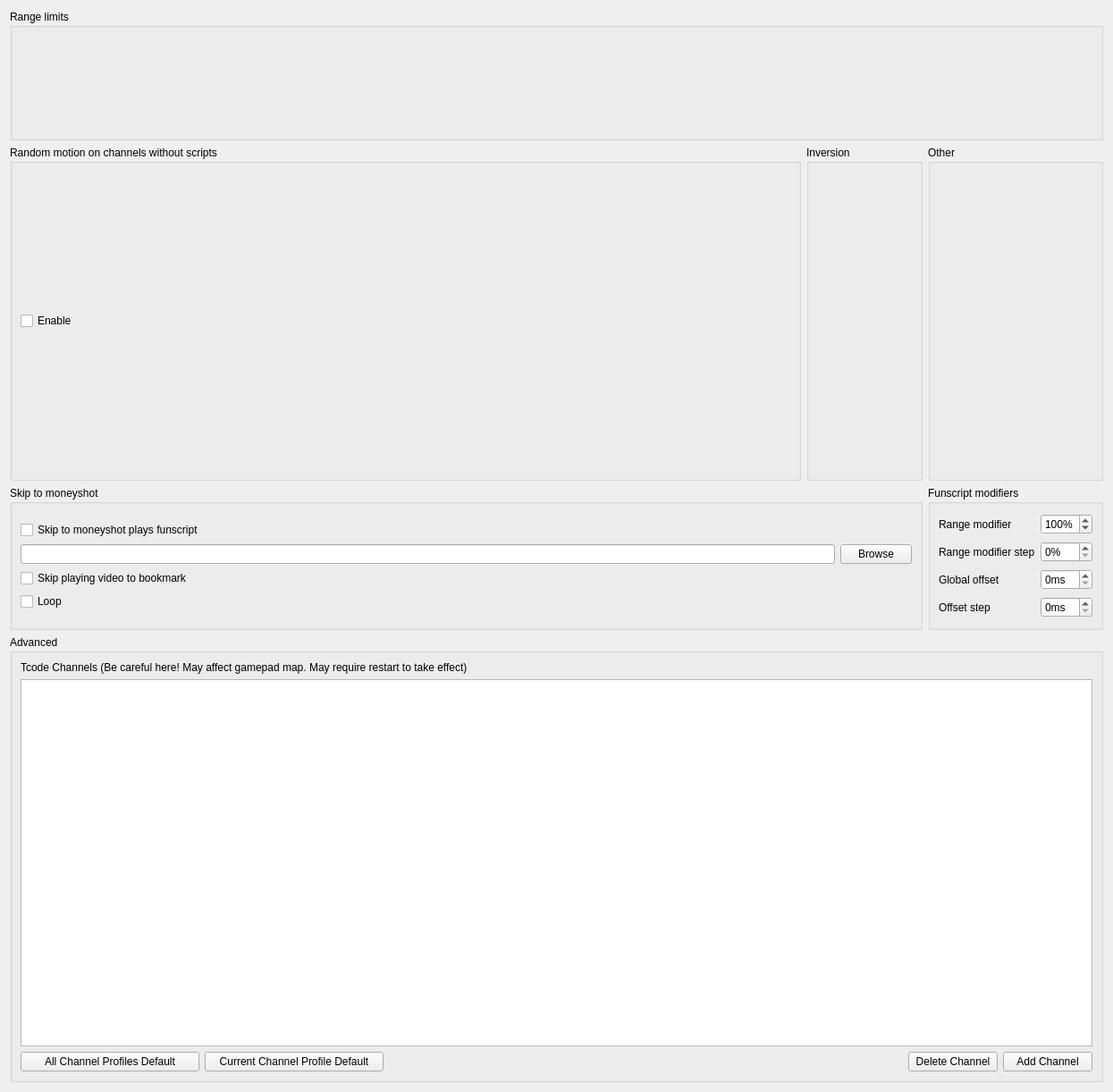
         <widget class="QWidget" name="scrollAreaWidgetContents">
          <property name="geometry">
           <rect>
            <x>0</x>
            <y>0</y>
            <width>1245</width>
            <height>1222</height>
           </rect>
          </property>
          <property name="sizePolicy">
           <sizepolicy hsizetype="Expanding" vsizetype="Expanding">
            <horstretch>0</horstretch>
            <verstretch>0</verstretch>
           </sizepolicy>
          </property>
          <property name="minimumSize">
           <size>
            <width>0</width>
            <height>0</height>
           </size>
          </property>
          <layout class="QGridLayout" name="gridLayout_7" rowstretch="0,0,0,0,0,0,0">
           <property name="sizeConstraint">
            <enum>QLayout::SetNoConstraint</enum>
           </property>
           <item row="5" column="0" rowspan="2" colspan="8">
            <widget class="QGroupBox" name="advancedGroupBox">
             <property name="sizePolicy">
              <sizepolicy hsizetype="Preferred" vsizetype="MinimumExpanding">
               <horstretch>0</horstretch>
               <verstretch>0</verstretch>
              </sizepolicy>
             </property>
             <property name="minimumSize">
              <size>
               <width>0</width>
               <height>500</height>
              </size>
             </property>
             <property name="title">
              <string>Advanced</string>
             </property>
             <layout class="QGridLayout" name="gridLayout_14">
              <item row="1" column="0" colspan="5">
               <widget class="QTableView" name="channelTableView"/>
              </item>
              <item row="2" column="4">
               <widget class="QPushButton" name="channelAddButton">
                <property name="maximumSize">
                 <size>
                  <width>100</width>
                  <height>16777215</height>
                 </size>
                </property>
                <property name="text">
                 <string>Add Channel</string>
                </property>
               </widget>
              </item>
              <item row="0" column="0" colspan="3">
               <widget class="QLabel" name="label">
                <property name="text">
                 <string>Tcode Channels (Be careful here! May affect gamepad map. May require restart to take effect)</string>
                </property>
               </widget>
              </item>
              <item row="2" column="0">
               <widget class="QPushButton" name="allProfilesDefaultButton">
                <property name="maximumSize">
                 <size>
                  <width>200</width>
                  <height>16777215</height>
                 </size>
                </property>
                <property name="text">
                 <string>All Channel Profiles Default</string>
                </property>
               </widget>
              </item>
              <item row="2" column="3">
               <widget class="QPushButton" name="channelDeleteButton">
                <property name="maximumSize">
                 <size>
                  <width>100</width>
                  <height>16777215</height>
                 </size>
                </property>
                <property name="text">
                 <string>Delete Channel</string>
                </property>
               </widget>
              </item>
              <item row="2" column="1">
               <widget class="QPushButton" name="defultSelectedProfile">
                <property name="maximumSize">
                 <size>
                  <width>200</width>
                  <height>16777215</height>
                 </size>
                </property>
                <property name="text">
                 <string>Current Channel Profile Default</string>
                </property>
               </widget>
              </item>
             </layout>
            </widget>
           </item>
           <item row="3" column="6">
            <widget class="QGroupBox" name="groupBox_2">
             <property name="minimumSize">
              <size>
               <width>0</width>
               <height>361</height>
              </size>
             </property>
             <property name="maximumSize">
              <size>
               <width>130</width>
               <height>16777215</height>
              </size>
             </property>
             <property name="title">
              <string>Inversion</string>
             </property>
             <layout class="QGridLayout" name="gridLayout_10">
              <item row="0" column="0">
               <layout class="QGridLayout" name="FunscriptSettingsGrid"/>
              </item>
             </layout>
            </widget>
           </item>
           <item row="1" column="0" colspan="8">
            <widget class="QGroupBox" name="rangeLimitGroupbox">
             <property name="sizePolicy">
              <sizepolicy hsizetype="Expanding" vsizetype="MinimumExpanding">
               <horstretch>1</horstretch>
               <verstretch>1</verstretch>
              </sizepolicy>
             </property>
             <property name="minimumSize">
              <size>
               <width>0</width>
               <height>150</height>
              </size>
             </property>
             <property name="title">
              <string>Range limits</string>
             </property>
             <layout class="QGridLayout" name="gridLayout_3">
              <property name="sizeConstraint">
               <enum>QLayout::SetMinimumSize</enum>
              </property>
              <property name="leftMargin">
               <number>9</number>
              </property>
              <property name="topMargin">
               <number>9</number>
              </property>
              <property name="rightMargin">
               <number>9</number>
              </property>
              <property name="bottomMargin">
               <number>9</number>
              </property>
              <property name="spacing">
               <number>0</number>
              </property>
              <item row="1" column="0">
               <layout class="QGridLayout" name="RangeSettingsGrid">
                <property name="sizeConstraint">
                 <enum>QLayout::SetMinimumSize</enum>
                </property>
                <property name="horizontalSpacing">
                 <number>2</number>
                </property>
                <property name="verticalSpacing">
                 <number>0</number>
                </property>
               </layout>
              </item>
             </layout>
            </widget>
           </item>
           <item row="3" column="0" colspan="6">
            <widget class="QGroupBox" name="randomMotionGroupbox">
             <property name="sizePolicy">
              <sizepolicy hsizetype="MinimumExpanding" vsizetype="Expanding">
               <horstretch>0</horstretch>
               <verstretch>0</verstretch>
              </sizepolicy>
             </property>
             <property name="minimumSize">
              <size>
               <width>0</width>
               <height>375</height>
              </size>
             </property>
             <property name="title">
              <string>Random motion on channels without scripts</string>
             </property>
             <layout class="QGridLayout" name="gridLayout_11">
              <item row="0" column="0">
               <layout class="QGridLayout" name="MultiplierSettingsGrid" rowstretch="0">
                <property name="sizeConstraint">
                 <enum>QLayout::SetMinimumSize</enum>
                </property>
                <item row="0" column="0">
                 <widget class="QCheckBox" name="enableMultiplierCheckbox">
                  <property name="toolTip">
                   <string>Enables the random motion on the channels below that have been checked.</string>
                  </property>
                  <property name="text">
                   <string>Enable</string>
                  </property>
                 </widget>
                </item>
               </layout>
              </item>
             </layout>
            </widget>
           </item>
           <item row="4" column="0" colspan="7">
            <widget class="QGroupBox" name="skipToMoneyShotGroupbox">
             <property name="minimumSize">
              <size>
               <width>0</width>
               <height>161</height>
              </size>
             </property>
             <property name="title">
              <string>Skip to moneyshot</string>
             </property>
             <layout class="QGridLayout" name="gridLayout_8">
              <item row="0" column="0">
               <layout class="QGridLayout" name="skipToMoneyShotGrid">
                <item row="1" column="0">
                 <widget class="QLineEdit" name="skipToMoneyShotFunscriptLineEdit"/>
                </item>
                <item row="2" column="0">
                 <widget class="QCheckBox" name="skipToMoneyShotSkipsVideo">
                  <property name="toolTip">
                   <string>If checked, skip to money shot will skip the playing video to either the specified bookmark or the last 10 percent.\nOtherwise the video position will not change.</string>
                  </property>
                  <property name="text">
                   <string>Skip playing video to bookmark</string>
                  </property>
                 </widget>
                </item>
                <item row="0" column="0" colspan="2">
                 <widget class="QCheckBox" name="skipToMoneyShotPlaysFunscriptCheckbox">
                  <property name="text">
                   <string>Skip to moneyshot plays funscript</string>
                  </property>
                 </widget>
                </item>
                <item row="1" column="1">
                 <widget class="QPushButton" name="browseSkipToMoneyShotFunscriptButton">
                  <property name="maximumSize">
                   <size>
                    <width>100</width>
                    <height>16777215</height>
                   </size>
                  </property>
                  <property name="text">
                   <string>Browse</string>
                  </property>
                 </widget>
                </item>
                <item row="3" column="0">
                 <widget class="QCheckBox" name="skipToMoneyShotStandAloneLoopCheckBox">
                  <property name="toolTip">
                   <string>If checked, the selected funscript will loop untill the current playing media has paused, stopped, or changed.</string>
                  </property>
                  <property name="text">
                   <string>Loop</string>
                  </property>
                 </widget>
                </item>
               </layout>
              </item>
             </layout>
            </widget>
           </item>
           <item row="4" column="7">
            <widget class="QGroupBox" name="funscriptModifierGroupbox">
             <property name="minimumSize">
              <size>
               <width>0</width>
               <height>161</height>
              </size>
             </property>
             <property name="maximumSize">
              <size>
               <width>16777215</width>
               <height>16777215</height>
              </size>
             </property>
             <property name="title">
              <string>Funscript modifiers</string>
             </property>
             <layout class="QGridLayout" name="gridLayout_9">
              <item row="0" column="0">
               <widget class="QLabel" name="funscriptModifierLabel">
                <property name="toolTip">
                 <string>Increases/Decreases the funscript range\n
THIS VALUE WILL BR RESET ON SCRIPT CHANGE!</string>
                </property>
                <property name="text">
                 <string>Range modifier</string>
                </property>
               </widget>
              </item>
              <item row="0" column="1">
               <widget class="QSpinBox" name="finscriptModifierSpinBox">
                <property name="toolTip">
                 <string>Increases/Decreases the funscript range
THIS VALUE WILL BR RESET ON SCRIPT CHANGE!</string>
                </property>
                <property name="suffix">
                 <string>%</string>
                </property>
                <property name="minimum">
                 <number>1</number>
                </property>
                <property name="maximum">
                 <number>500</number>
                </property>
                <property name="value">
                 <number>100</number>
                </property>
               </widget>
              </item>
              <item row="1" column="0">
               <widget class="QLabel" name="rangMpdifierStepLabel">
                <property name="toolTip">
                 <string>This sets the step for when changing the range modifier value in from a gamepad or keyboard.</string>
                </property>
                <property name="text">
                 <string>Range modifier step</string>
                </property>
               </widget>
              </item>
              <item row="1" column="1">
               <widget class="QSpinBox" name="rangeModifierStepSpinBox">
                <property name="toolTip">
                 <string>This sets the step for when changing the range modifier value in from a gamepad or keyboard.</string>
                </property>
                <property name="suffix">
                 <string>%</string>
                </property>
               </widget>
              </item>
              <item row="2" column="0">
               <widget class="QLabel" name="globalOffsetLabel">
                <property name="toolTip">
                 <string>This sets the offset for all scripts unless the script has its own offset value.</string>
                </property>
                <property name="text">
                 <string>Global offset</string>
                </property>
               </widget>
              </item>
              <item row="2" column="1">
               <widget class="QSpinBox" name="offsetSpinbox">
                <property name="toolTip">
                 <string>This sets the offset for all scripts unless the script has its own offset value.</string>
                </property>
                <property name="suffix">
                 <string>ms</string>
                </property>
                <property name="maximum">
                 <number>98</number>
                </property>
               </widget>
              </item>
              <item row="3" column="0">
               <widget class="QLabel" name="o">
                <property name="toolTip">
                 <string>This sets the step for when changing the rang modifier value in from a gamepad or keyboard.</string>
                </property>
                <property name="text">
                 <string>Offset step</string>
                </property>
               </widget>
              </item>
              <item row="3" column="1">
               <widget class="QSpinBox" name="offsetSpinboxStep">
                <property name="toolTip">
                 <string>This sets the step for when changing the range modifier value in from a gamepad or keyboard.</string>
                </property>
                <property name="suffix">
                 <string>ms</string>
                </property>
               </widget>
              </item>
             </layout>
            </widget>
           </item>
           <item row="3" column="7">
            <widget class="QGroupBox" name="motionOtherGroupBox">
             <property name="title">
              <string>Other</string>
             </property>
             <layout class="QGridLayout" name="gridLayout_13">
              <item row="0" column="0">
               <layout class="QGridLayout" name="otherMotionGridLayout"/>
              </item>
             </layout>
            </widget>
           </item>
          </layout>
         </widget>
